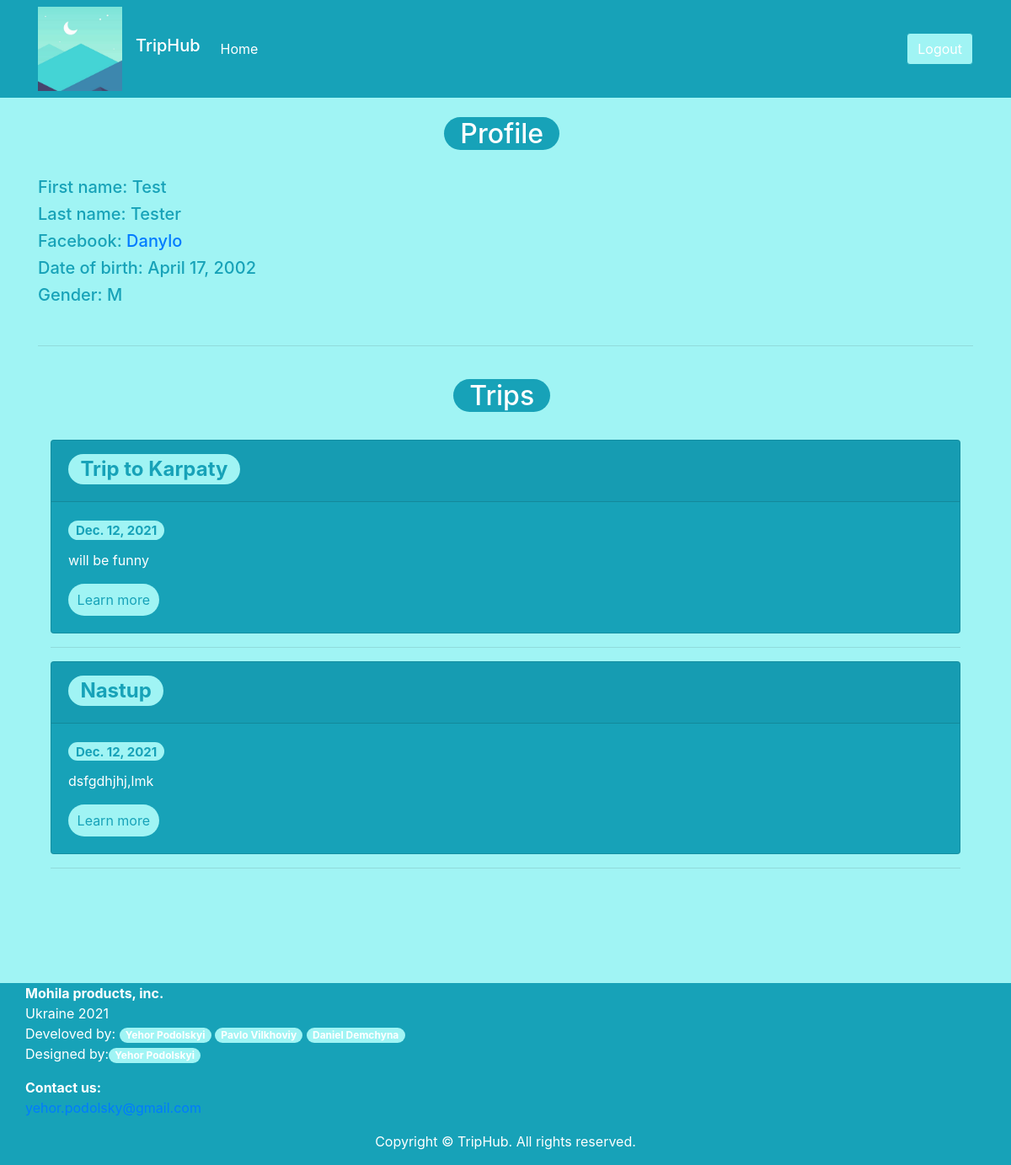
The app's page /profile/ (signed in) with its own data.
### trips/models.py (models this page shows, shortened)
class Profile(models.Model):
    user = models.OneToOneField(User, on_delete=models.CASCADE)
    first_name = models.CharField(max_length=100)
    second_name = models.CharField(max_length=100)
    email = models.EmailField()
    facebook = models.URLField()
    date_of_birth = models.DateField()
    phone = models.CharField(max_length=10)
    gender = models.CharField(max_length=6, choices=GENDER_CHOICES)

class Trip(models.Model):
    name_tr = models.CharField(max_length=100, unique=True)
    destination = models.CharField(max_length=30)
    description = models.TextField()
    requirements = models.TextField()
    startDate = models.DateField(default='2021-07-21')
    numberOfParticipants = models.IntegerField()
    google_link = models.URLField()
    created_at = models.DateTimeField(auto_now_add=True)
    author = models.ForeignKey(User, related_name='trips', on_delete=models.CASCADE)
    difficulty_level = models.CharField(max_length=30, choices=DIFFICULTY_LEVELS)

### users/views.py (the view)
# urls.py: path('profile/', users_view.profile, name='profile'),
@login_required
def profile(request):
    parts = Trip.objects.filter(author_id=request.user.pk)
    context = {
        'trips': parts
    }
    return render(request, 'profile_page.html', context)

### templates/profile_page.html (shortened to what this page needs)
{% load static %}
<!DOCTYPE html>
<html lang="en">
<head>
    <link href="{% static 'css/bootstrap-4.0.0.css' %}" rel="stylesheet">
</head>
<body class="bg text-info" style="background-color: #A0F4F4">
<nav class="navbar navbar-expand-lg navbar-dark bg-info">
    <div class="container">
        <img class="mr-3" src="{% static 'images/logo.jpg' %}" style="height: 100px">
        <h1 class="navbar-brand" href="#">TripHub</h1>
        <div class="collapse navbar-collapse" id="navbarSupportedContent">
            <ul class="navbar-nav mr-auto">
                <li class="nav-item active">
                    <a class="nav-link" href="{% url 'index' %}">Home <span class="sr-only">(current)</span></a>
                </li>
            </ul>
            <form class="form-inline my-2 my-lg-0">
                <a href="{% url 'logout' %}" class="btn btn-info" style="background-color: #A0F4F4">Logout</a>
            </form>
        </div>
    </div>
</nav>
    <div class="container">
        <br>
        <div class="col-lg-12">
            <h2 class="text-center"><span class="badge-lg badge-info badge-pill">Profile</span>&nbsp;</h2>
            <br>
        </div>
        <h5>First name: <a id="firstName">{{ user.profile.first_name }}</a></h5>
        <h5>Last name: <a id="lastName">{{user.profile.second_name}}</a></h5>
        <h5>Facebook: <a id="facebook_link" href="{{ user.profile.facebook }}">{{ user.username }}</a>
        </h5>
        <h5>Date of birth: <a id="age">{{ user.profile.date_of_birth }}</a></h5>
        <h5>Gender: <a id="gender">{{ user.profile.gender }}</a></h5>
        <br>
        <hr>
        <br>
        <div class="col-lg-12">
            <h2 class="text-center"><span class="badge-lg badge-info badge-pill">Trips</span>&nbsp;</h2>
            <br>
        </div>
        <div class="container text-white">
            {% for participation in trips %}
            <div class="card bg-info">
                <div class="card-header">
                    <h2><span class="badge badge-pill text-info" style="background-color: #A0F4F4">{{ participation.name_tr}}</span></h2>
                </div>
                <div class="card-body">
                    <h5 class="card-title"><span class="badge badge-pill text-info" style="background-color: #A0F4F4">{{ participation.startDate }}</span></h5>
                    <p class="card-text">{{ participation.description }}
                    </p>
                    <a href="#" class="btn badge-lg badge-info text-info badge-pill" style="background-color: #A0F4F4">Learn more</a>
                </div>
            </div>
            <hr>
            {% endfor %}
        </div>
    </div>
    <div class="col-lg-12"> <br/>
        <br/>
        <br/>
        <br/>
        <br/>
    </div>
    <div class="container-fluid text-white bg-info" style="width: 100%">
        <div class="col-lg-12">
            <address>
	<strong>Mohila products, inc.</strong><br>
	Ukraine 2021 <br>
	Develoved by: <span class="badge badge-pill" style="background-color: #A0F4F4">Yehor Podolskyi</span> <span class="badge badge-pill" style="background-color: #A0F4F4"> Pavlo Vilkhoviy</span> <span class="badge badge-pill" style="background-color: #A0F4F4">Daniel Demchyna</span><br>
	  Designed by:<span class="badge badge-pill" style="background-color: #A0F4F4"> Yehor Podolskyi</span>
  </address>
            <address>
	<strong>Contact us:</strong><br>
	<a href="mailto:yehor.podolsky@gmail.com">yehor.podolsky@gmail.com</a>
  </address>
        </div>
        <footer class="text-center">
            <div class="container">
                <div class="row">
                    <div class="col">
                        <p>Copyright © TripHub. All rights reserved.</p>
                    </div>
                </div>
            </div>
        </footer>
    </div>
</body>
</html>

### records on screen
Trip: name_tr "Trip to Karpaty", startDate "Dec. 12, 2021", description "will be funny"
Trip: name_tr "Nastup", startDate "Dec. 12, 2021", description "dsfgdhjhj,lmk"

### other values on screen
{{ user.profile.first_name }} "Test"
{{ user.profile.second_name }} "Tester"
{{ user.username }} "Danylo"
{{ user.profile.date_of_birth }} "April 17, 2002"
{{ user.profile.gender }} "M"
